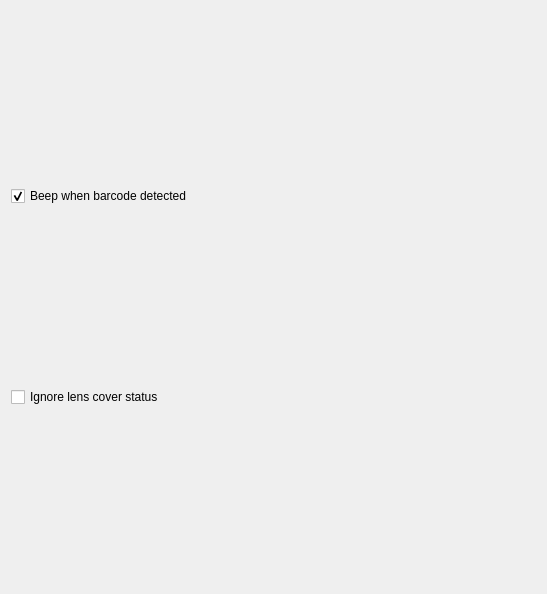
<?xml version="1.0" encoding="UTF-8"?>
<ui version="4.0">
 <class>LasPreferencesForm</class>
 <widget class="QWidget" name="LasPreferencesForm">
  <property name="geometry">
   <rect>
    <x>0</x>
    <y>0</y>
    <width>547</width>
    <height>594</height>
   </rect>
  </property>
  <property name="windowTitle">
   <string>Form</string>
  </property>
  <layout class="QVBoxLayout" name="verticalLayout">
   <item>
    <widget class="QCheckBox" name="beepBox">
     <property name="text">
      <string>Beep when barcode detected</string>
     </property>
     <property name="checked">
      <bool>true</bool>
     </property>
    </widget>
   </item>
   <item>
    <widget class="QCheckBox" name="lensCoverBox">
     <property name="text">
      <string>Ignore lens cover status</string>
     </property>
    </widget>
   </item>
  </layout>
 </widget>
 <resources/>
 <connections/>
</ui>
